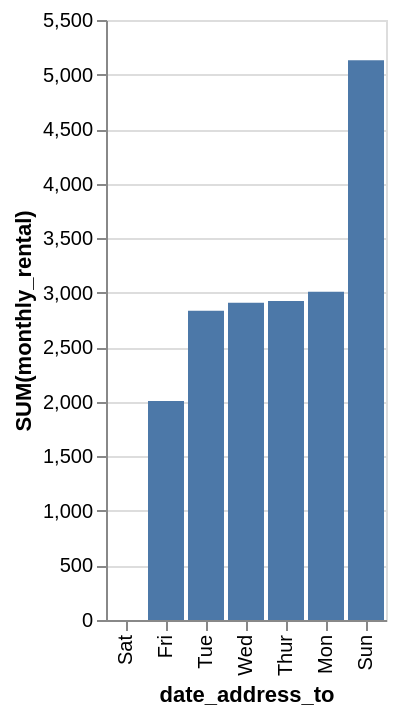

Describe this chart as a Vega-Lite specification.
### Vega-Lite specification from a JSON file in a GitHub repository (floating-point values rounded to 4 significant figures)
{"data": {"values": [{"x_data": "Mon", "y_data": 3008}, {"x_data": "Tue", "y_data": 2834}, {"x_data": "Wed", "y_data": 2908}, {"x_data": "Thur", "y_data": 2925}, {"x_data": "Fri", "y_data": 2007}, {"x_data": "Sat", "y_data": 0}, {"x_data": "Sun", "y_data": 5132}]}, "mark": "bar", "encoding": {"x": {"field": "x_data", "type": "nominal", "title": "date_address_to", "sort": {"op": "sum", "field": "y_data", "order": "ascending"}}, "y": {"field": "y_data", "type": "quantitative", "title": "SUM(monthly_rental)"}}}
